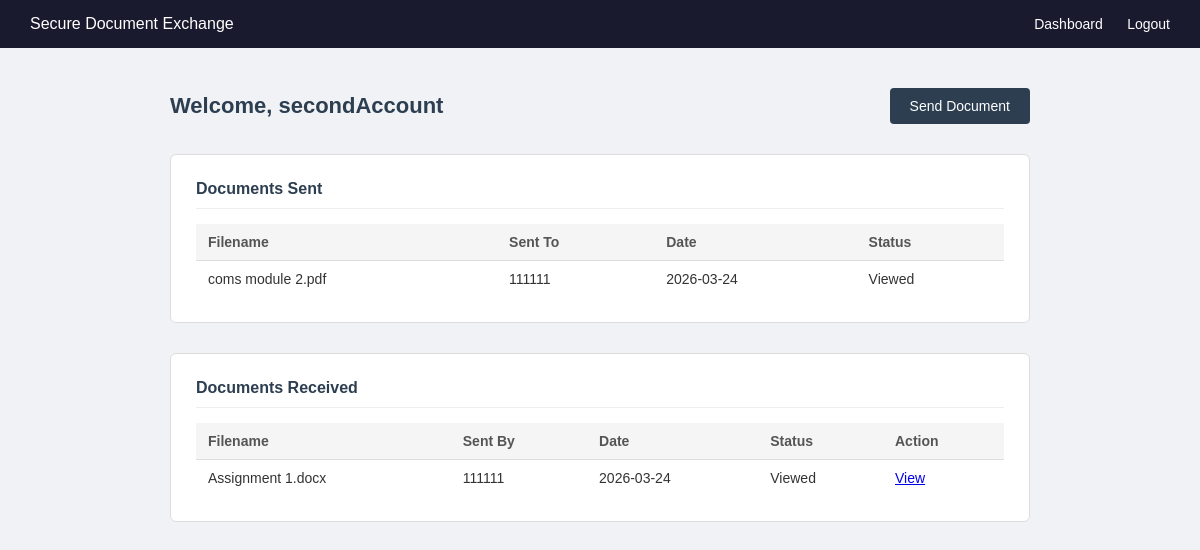
Page /dashboard (signed in) on the committed database.
### app.py (models this page shows)
class User(UserMixin, db.Model):
    id = db.Column(db.Integer, primary_key=True)
    username = db.Column(db.String(80), unique=True, nullable=False)
    email = db.Column(db.String(120), unique=True, nullable=False)
    password = db.Column(db.String(200), nullable=False)

class Document(db.Model):
    id = db.Column(db.Integer, primary_key=True)
    filename = db.Column(db.String(200), nullable=False)
    encrypted_filename = db.Column(db.String(200), nullable=False)
    sender_id = db.Column(db.Integer, db.ForeignKey('user.id'), nullable=False)
    receiver_id = db.Column(db.Integer, db.ForeignKey('user.id'), nullable=False)
    status = db.Column(db.String(50), default='Pending')
    uploaded_at = db.Column(db.DateTime, default=db.func.now())
    sender = db.relationship('User', foreign_keys=[sender_id])
    receiver = db.relationship('User', foreign_keys=[receiver_id])

### app.py (the view)
@app.route('/dashboard')
@login_required
def dashboard():
    sent_documents = Document.query.filter_by(sender_id=current_user.id).all()
    received_documents = Document.query.filter_by(receiver_id=current_user.id).all()
    return render_template('dashboard.html',
                           sent_documents=sent_documents,
                           received_documents=received_documents)

### app.py (called while the page is built)
@login_manager.user_loader
def load_user(user_id):
    return User.query.get(int(user_id))

### templates/dashboard.html
{% extends 'base.html' %}
{% block content %}
<div class="dashboard">
    <div class="dashboard-header">
        <h2>Welcome, {{ current_user.username }}</h2>
        <a href="/upload" class="btn-primary">Send Document</a>
    </div>
    <div class="dashboard-sections">
        <div class="section">
            <h3>Documents Sent</h3>
            {% if sent_documents %}
                <table>
                    <thead>
                        <tr>
                            <th>Filename</th>
                            <th>Sent To</th>
                            <th>Date</th>
                            <th>Status</th>
                        </tr>
                    </thead>
                    <tbody>
                        {% for doc in sent_documents %}
                        <tr>
                            <td>{{ doc.filename }}</td>
                            <td>{{ doc.receiver.username }}</td>
                            <td>{{ doc.uploaded_at.strftime('%Y-%m-%d') }}</td>
                            <td>{{ doc.status }}</td>
                        </tr>
                        {% endfor %}
                    </tbody>
                </table>
            {% else %}
                <p class="empty-message">You have not sent any documents yet.</p>
            {% endif %}
        </div>
        <div class="section">
            <h3>Documents Received</h3>
            {% if received_documents %}
                <table>
                    <thead>
                        <tr>
                            <th>Filename</th>
                            <th>Sent By</th>
                            <th>Date</th>
                            <th>Status</th>
                            <th>Action</th>
                        </tr>
                    </thead>
                    <tbody>
                        {% for doc in received_documents %}
                        <tr>
                            <td>{{ doc.filename }}</td>
                            <td>{{ doc.sender.username }}</td>
                            <td>{{ doc.uploaded_at.strftime('%Y-%m-%d') }}</td>
                            <td>{{ doc.status }}</td>
                            <td>
                                <a href="/document/{{ doc.id }}">View</a>
                            </td>
                        </tr>
                        {% endfor %}
                    </tbody>
                </table>
            {% else %}
                <p class="empty-message">You have not received any documents yet.</p>
            {% endif %}
        </div>
    </div>
</div>
{% endblock %}

### static/style.css (style rules this page uses)
* { margin: 0; padding: 0; box-sizing: border-box; font-family: Arial, sans-serif; }
body { background-color: #f0f2f5; color: #333; }
.dashboard-header { display: flex; justify-content: space-between; align-items: center; margin-bottom: 30px; }
.dashboard-header h2 { font-size: 22px; color: #2c3e50; }
.btn-primary { background-color: #2c3e50; color: white; padding: 10px 20px; border-radius: 4px; text-decoration: none; font-size: 14px; }
.dashboard-sections { display: flex; flex-direction: column; gap: 30px; }
.section { background: white; border: 1px solid #ddd; border-radius: 6px; padding: 25px; }
.section h3 { font-size: 16px; color: #2c3e50; margin-bottom: 15px; padding-bottom: 10px; border-bottom: 1px solid #eee; }
table { width: 100%; border-collapse: collapse; font-size: 14px; }
thead { background-color: #f5f5f5; }
th { text-align: left; padding: 10px 12px; font-weight: bold; color: #555; border-bottom: 1px solid #ddd; }
td { padding: 10px 12px; border-bottom: 1px solid #f0f0f0; color: #333; }
tr:last-child td { border-bottom: none; }

### rows in the picture
User: username "secondAccount"
Document: filename "coms module 2.pdf", receiver.username "111111", uploaded_at "2026-03-24", status "Viewed"
Document: filename "Assignment 1.docx", sender.username "111111", uploaded_at "2026-03-24", status "Viewed"
